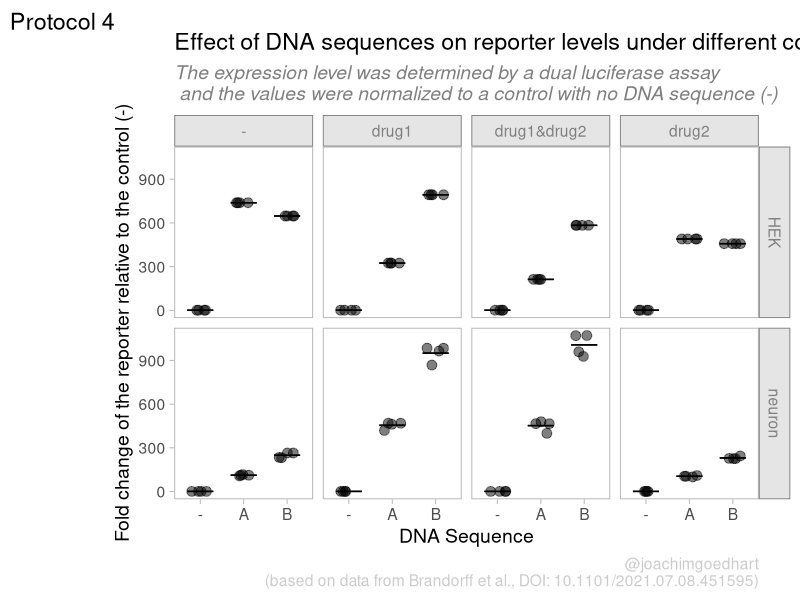
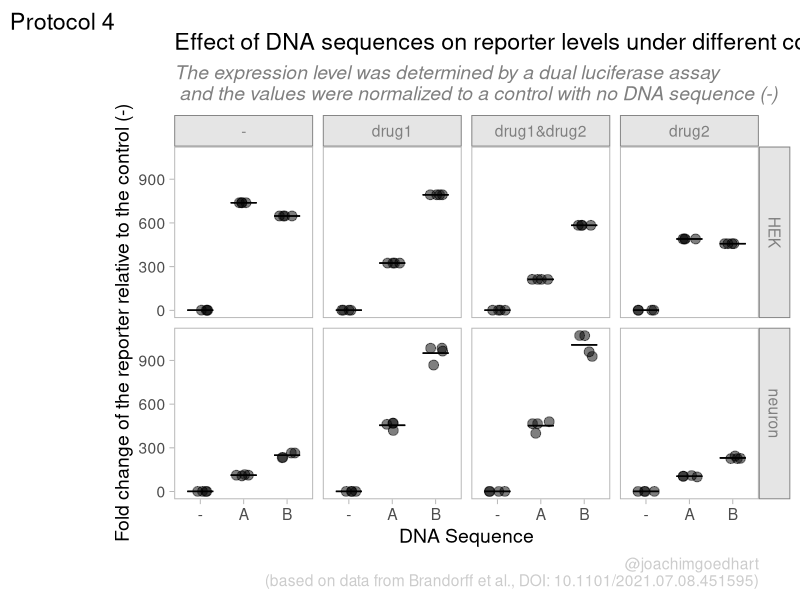

The R source for these figures, in order:
## ---- chunk 1
library(tidyverse)
## ---- chunk 2
df_raw <- readxl::read_excel("DualLuc_example_data.xlsx", sheet = "Results")
## ---- chunk 3
df_design <- read.csv("Tidy_design.csv")
head(df_design)
## ---- chunk 4
firefly <- df_raw[19:26,6:17] %>% unlist(use.names = FALSE)
renilla <- df_raw[40:47,6:17] %>% unlist(use.names = FALSE)
## ---- chunk 5
column <- rep(1:12, each=8)
row <- rep(LETTERS[1:8],12)
## ---- chunk 6
x0 <- str_pad(column, 2, pad = "0")
## ---- chunk 7
Wells <- paste0(row,x0)
## ---- chunk 8
df_plate <- data.frame(column,row,Wells)
head(df_plate)
## ---- chunk 9
df_4 <- data.frame(df_plate,firefly,renilla)
## ---- chunk 10
df_4 <- left_join(df_design, df_4, by='Wells')
head(df_4)
## ---- chunk 11
df_4 <- df_4 %>% mutate(expression=firefly/renilla)
## ---- chunk 12
df_norm <- df_4 %>% filter(condition == "-") %>%
  group_by(treatment1,treatment2) %>%
  summarise(mean=mean(expression)) 
## ---- chunk 13
df_4 <- df_4 %>%
  full_join(df_norm, by=c("treatment1","treatment2")) %>%
  na.omit(condition)
## ---- chunk 14
df_4 <- df_4 %>% mutate(`Fold Change` = expression/mean)
## ---- chunk 15
head(df_4)
## ---- chunk 16
df_4 %>% write.csv("protocol_4.csv", row.names = FALSE)
## ---- chunk 17
p <- ggplot(df_4, aes(x=condition, y=`Fold Change`)) +
  geom_jitter(width = 0.2, alpha=0.5, size=3)
## ---- chunk 18
p <- p + facet_grid(treatment1~treatment2)
## ---- chunk 19
p <- p + stat_summary(fun.min=mean, fun.max=mean, geom='errorbar', width=0.6, size=0.5)
## ---- chunk 20
p <-
  p + labs(
    title = "Effect of DNA sequences on reporter levels under different conditions",
    subtitle = "The expression level was determined by a dual luciferase assay\n and the values were normalized to a control with no DNA sequence (-)",
    x = "DNA Sequence",
    y = "Fold change of the reporter relative to the control (-)",
    caption = "@joachimgoedhart\n(based on data from Brandorff et al., DOI: 10.1101/2021.07.08.451595)",
    tag = "Protocol 4"
  ) 
## ---- chunk 21
p <- p + theme_light(base_size = 14)
## ---- chunk 22
p <- p + theme(strip.background = element_rect(fill="grey90", color="grey50"),
               strip.text = element_text(color="grey50"),
               plot.caption = element_text(color = "grey80"),
               plot.subtitle = element_text(color = "grey50", face = "italic"),
               #Remove the grid
               panel.grid.major = element_blank(),
               panel.grid.minor = element_blank()
)
## ---- chunk 23
p
## ---- chunk 24
png(file=paste0("Protocol_4.png"), width = 4000, height = 3000, units = "px", res = 400)
 p
dev.off()
